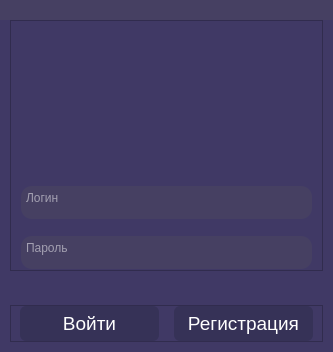
<?xml version="1.0" encoding="UTF-8"?>
<ui version="4.0">
 <class>Authorization</class>
 <widget class="QMainWindow" name="Authorization">
  <property name="geometry">
   <rect>
    <x>0</x>
    <y>0</y>
    <width>333</width>
    <height>352</height>
   </rect>
  </property>
  <property name="minimumSize">
   <size>
    <width>333</width>
    <height>352</height>
   </size>
  </property>
  <property name="maximumSize">
   <size>
    <width>333</width>
    <height>352</height>
   </size>
  </property>
  <property name="windowTitle">
   <string>Авторизация</string>
  </property>
  <property name="styleSheet">
   <string notr="true">background-color: rgb(64, 57, 101);
color: rgb(255, 255, 255);
</string>
  </property>
  <widget class="QWidget" name="centralwidget">
   <layout class="QVBoxLayout" name="verticalLayout">
    <property name="spacing">
     <number>0</number>
    </property>
    <property name="leftMargin">
     <number>0</number>
    </property>
    <property name="topMargin">
     <number>0</number>
    </property>
    <property name="rightMargin">
     <number>0</number>
    </property>
    <property name="bottomMargin">
     <number>0</number>
    </property>
    <item alignment="Qt::AlignTop">
     <widget class="QWidget" name="widget" native="true">
      <property name="styleSheet">
       <string notr="true">background-color: rgb(70, 64, 98);</string>
      </property>
      <layout class="QHBoxLayout" name="horizontalLayout">
       <property name="spacing">
        <number>0</number>
       </property>
       <property name="leftMargin">
        <number>0</number>
       </property>
       <property name="topMargin">
        <number>0</number>
       </property>
       <property name="rightMargin">
        <number>0</number>
       </property>
       <property name="bottomMargin">
        <number>0</number>
       </property>
       <item>
        <spacer name="horizontalSpacer">
         <property name="orientation">
          <enum>Qt::Horizontal</enum>
         </property>
         <property name="sizeHint" stdset="0">
          <size>
           <width>40</width>
           <height>20</height>
          </size>
         </property>
        </spacer>
       </item>
       <item>
        <widget class="QPushButton" name="btn_remove">
         <property name="font">
          <font>
           <pointsize>12</pointsize>
          </font>
         </property>
         <property name="cursor">
          <cursorShape>ArrowCursor</cursorShape>
         </property>
         <property name="mouseTracking">
          <bool>true</bool>
         </property>
         <property name="tabletTracking">
          <bool>true</bool>
         </property>
         <property name="styleSheet">
          <string notr="true">QPushButton {
	border: 0px solid rgba(62, 63, 70, 0);
    border-radius: 0px;
	image: url(GUI/icons/remove.png);
}

QPushButton:hover{
    background: rgb(90, 80, 120);
}</string>
         </property>
         <property name="text">
          <string/>
         </property>
        </widget>
       </item>
       <item>
        <widget class="QPushButton" name="btn_close">
         <property name="font">
          <font>
           <pointsize>12</pointsize>
          </font>
         </property>
         <property name="styleSheet">
          <string notr="true">QPushButton {
    border: 0px solid rgba(62, 63, 70, 0);
    border-radius: 0px;
	image: url(GUI/icons/close.png);
}

QPushButton:hover{
    
	background-color: rgb(255, 0, 0);
}</string>
         </property>
         <property name="text">
          <string/>
         </property>
        </widget>
       </item>
      </layout>
     </widget>
    </item>
    <item>
     <widget class="QWidget" name="widget_2" native="true">
      <property name="sizePolicy">
       <sizepolicy hsizetype="Preferred" vsizetype="MinimumExpanding">
        <horstretch>0</horstretch>
        <verstretch>0</verstretch>
       </sizepolicy>
      </property>
      <layout class="QVBoxLayout" name="verticalLayout_2">
       <property name="spacing">
        <number>10</number>
       </property>
       <property name="leftMargin">
        <number>10</number>
       </property>
       <property name="topMargin">
        <number>0</number>
       </property>
       <property name="rightMargin">
        <number>10</number>
       </property>
       <property name="bottomMargin">
        <number>10</number>
       </property>
       <item>
        <widget class="QFrame" name="frame">
         <property name="sizePolicy">
          <sizepolicy hsizetype="Preferred" vsizetype="MinimumExpanding">
           <horstretch>0</horstretch>
           <verstretch>0</verstretch>
          </sizepolicy>
         </property>
         <property name="frameShape">
          <enum>QFrame::StyledPanel</enum>
         </property>
         <property name="frameShadow">
          <enum>QFrame::Raised</enum>
         </property>
         <layout class="QVBoxLayout" name="verticalLayout_3">
          <property name="spacing">
           <number>15</number>
          </property>
          <property name="topMargin">
           <number>0</number>
          </property>
          <property name="bottomMargin">
           <number>0</number>
          </property>
          <item>
           <widget class="QLabel" name="label">
            <property name="sizePolicy">
             <sizepolicy hsizetype="Preferred" vsizetype="Preferred">
              <horstretch>0</horstretch>
              <verstretch>0</verstretch>
             </sizepolicy>
            </property>
            <property name="minimumSize">
             <size>
              <width>0</width>
              <height>110</height>
             </size>
            </property>
            <property name="font">
             <font>
              <pointsize>12</pointsize>
             </font>
            </property>
            <property name="styleSheet">
             <string notr="true">image: url(GUI/icons/KFU_WHITE.png);</string>
            </property>
            <property name="text">
             <string/>
            </property>
           </widget>
          </item>
          <item>
           <widget class="QTextEdit" name="login">
            <property name="sizePolicy">
             <sizepolicy hsizetype="Expanding" vsizetype="MinimumExpanding">
              <horstretch>0</horstretch>
              <verstretch>0</verstretch>
             </sizepolicy>
            </property>
            <property name="maximumSize">
             <size>
              <width>16777215</width>
              <height>35</height>
             </size>
            </property>
            <property name="styleSheet">
             <string notr="true">border: transparent;
background-color: rgb(70, 64, 98);
color: rgba(255, 255, 255,1);
border: 2px solid rgba(62, 63, 70, 0);
border-radius: 12px;</string>
            </property>
            <property name="verticalScrollBarPolicy">
             <enum>Qt::ScrollBarAlwaysOff</enum>
            </property>
            <property name="horizontalScrollBarPolicy">
             <enum>Qt::ScrollBarAlwaysOff</enum>
            </property>
            <property name="placeholderText">
             <string>Логин</string>
            </property>
           </widget>
          </item>
          <item>
           <widget class="QTextEdit" name="password">
            <property name="sizePolicy">
             <sizepolicy hsizetype="Expanding" vsizetype="MinimumExpanding">
              <horstretch>0</horstretch>
              <verstretch>0</verstretch>
             </sizepolicy>
            </property>
            <property name="maximumSize">
             <size>
              <width>16777215</width>
              <height>35</height>
             </size>
            </property>
            <property name="styleSheet">
             <string notr="true">border: transparent;
background-color: rgb(70, 64, 98);
color: rgba(255, 255, 255,1);
border: 2px solid rgba(62, 63, 70, 0);
border-radius: 12px;</string>
            </property>
            <property name="verticalScrollBarPolicy">
             <enum>Qt::ScrollBarAlwaysOff</enum>
            </property>
            <property name="horizontalScrollBarPolicy">
             <enum>Qt::ScrollBarAlwaysOff</enum>
            </property>
            <property name="placeholderText">
             <string>Пароль</string>
            </property>
           </widget>
          </item>
         </layout>
        </widget>
       </item>
       <item>
        <widget class="QLabel" name="notif_label">
         <property name="font">
          <font>
           <pointsize>9</pointsize>
          </font>
         </property>
         <property name="text">
          <string/>
         </property>
         <property name="alignment">
          <set>Qt::AlignCenter</set>
         </property>
        </widget>
       </item>
       <item alignment="Qt::AlignBottom">
        <widget class="QFrame" name="frame_2">
         <property name="sizePolicy">
          <sizepolicy hsizetype="Preferred" vsizetype="MinimumExpanding">
           <horstretch>0</horstretch>
           <verstretch>0</verstretch>
          </sizepolicy>
         </property>
         <property name="frameShape">
          <enum>QFrame::StyledPanel</enum>
         </property>
         <property name="frameShadow">
          <enum>QFrame::Raised</enum>
         </property>
         <layout class="QHBoxLayout" name="horizontalLayout_2">
          <property name="spacing">
           <number>15</number>
          </property>
          <property name="topMargin">
           <number>0</number>
          </property>
          <property name="bottomMargin">
           <number>0</number>
          </property>
          <item>
           <widget class="QPushButton" name="btn_in">
            <property name="sizePolicy">
             <sizepolicy hsizetype="Minimum" vsizetype="MinimumExpanding">
              <horstretch>0</horstretch>
              <verstretch>0</verstretch>
             </sizepolicy>
            </property>
            <property name="minimumSize">
             <size>
              <width>0</width>
              <height>35</height>
             </size>
            </property>
            <property name="font">
             <font>
              <pointsize>14</pointsize>
             </font>
            </property>
            <property name="cursor">
             <cursorShape>PointingHandCursor</cursorShape>
            </property>
            <property name="styleSheet">
             <string notr="true">QPushButton {
    border: 2px;
	background-color: rgb(54, 50, 87);
    border-radius: 6px;
}

QPushButton:hover{
    background: rgb(70, 65, 100);
}</string>
            </property>
            <property name="text">
             <string>Войти</string>
            </property>
           </widget>
          </item>
          <item>
           <widget class="QPushButton" name="btn_reg">
            <property name="sizePolicy">
             <sizepolicy hsizetype="Minimum" vsizetype="MinimumExpanding">
              <horstretch>0</horstretch>
              <verstretch>0</verstretch>
             </sizepolicy>
            </property>
            <property name="minimumSize">
             <size>
              <width>0</width>
              <height>35</height>
             </size>
            </property>
            <property name="font">
             <font>
              <pointsize>14</pointsize>
             </font>
            </property>
            <property name="cursor">
             <cursorShape>PointingHandCursor</cursorShape>
            </property>
            <property name="styleSheet">
             <string notr="true">QPushButton {
    border: 2px;
	background-color: rgb(54, 50, 87);
    border-radius: 6px;
}

QPushButton:hover{
    background: rgb(70, 65, 100);
}</string>
            </property>
            <property name="text">
             <string>Регистрация</string>
            </property>
           </widget>
          </item>
         </layout>
        </widget>
       </item>
      </layout>
     </widget>
    </item>
   </layout>
  </widget>
 </widget>
 <resources/>
 <connections/>
</ui>
